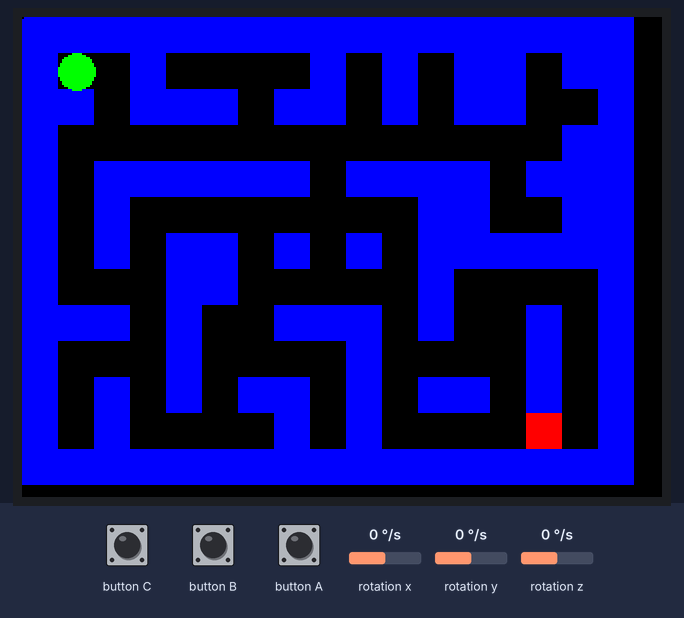
The sketch below on a simulated ESP32. On the bench: 320×240 colour display. The inputs (shaded band) are chosen by the test bench; at power-on: rotation y 0 °/s, rotation x 0 °/s, rotation z 0 °/s. WiFi joins after 1.5 s; servers stay silent unless stated; what the sketch prints to the serial monitor is not drawn.

Above: at 3.5 s.
3.6 s: rotation y set to 100 °/s
At 5.1 s:
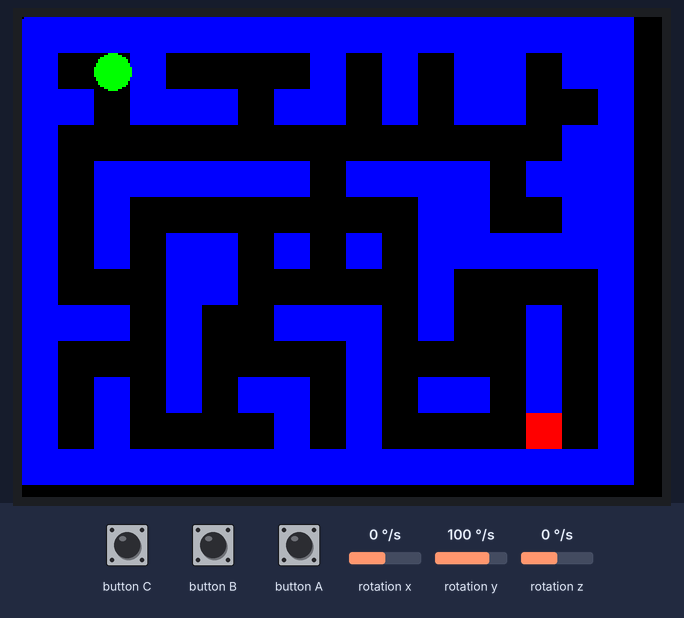
5.4 s: rotation x set to 100 °/s
At 6.0 s:
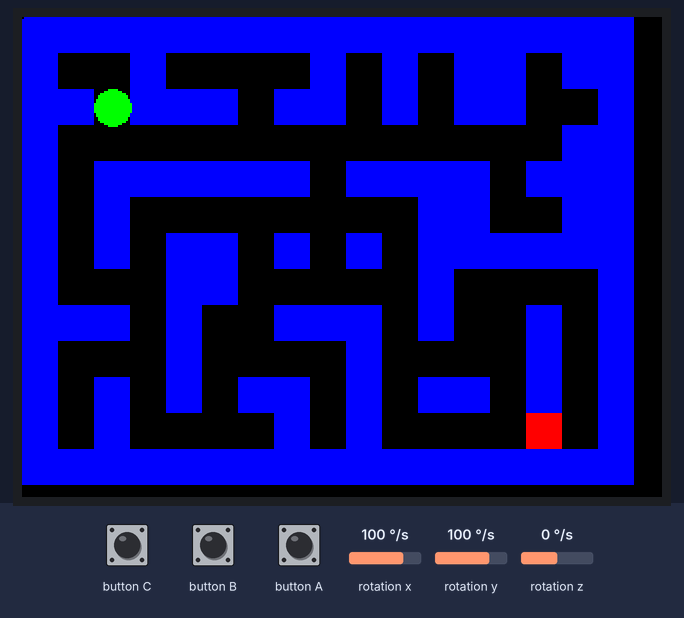
7.0 s: rotation x set to -192 °/s
At 9.9 s:
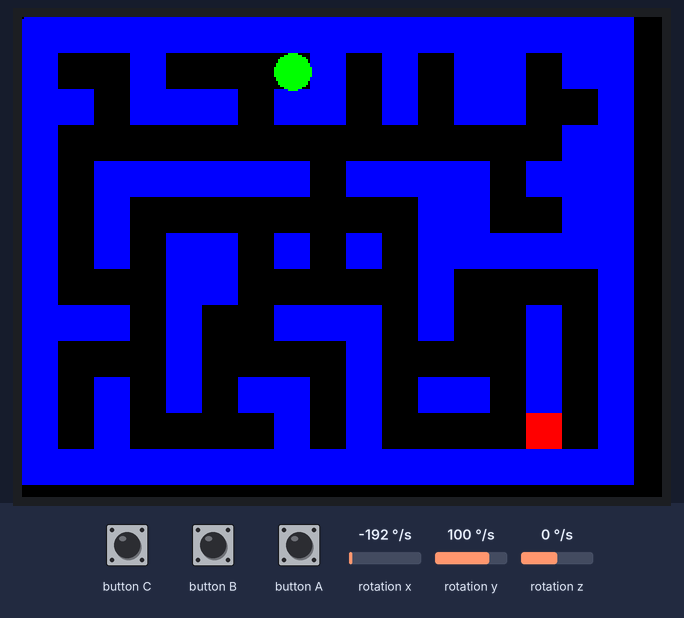
10.1 s: rotation y set to -192 °/s
At 13.9 s:
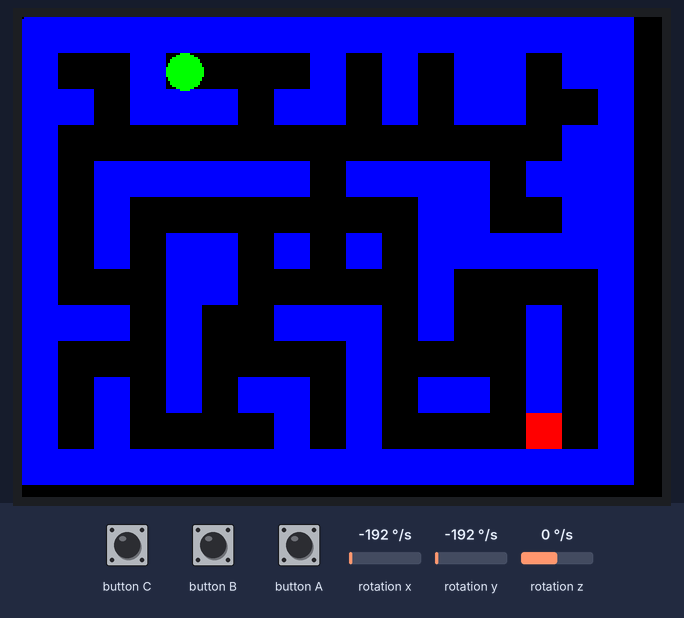
Timing chart, 0 to 14.2 s (numbered marks = the images above; inputs shaded):
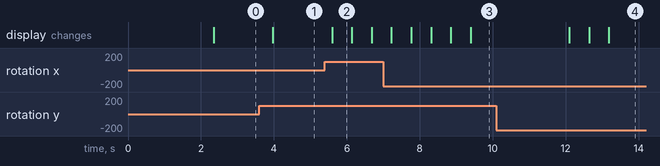

Measured:
- after the input at 3.6 s, the display: changes after 0.37 s (image 1)
- after the input at 5.4 s, the display: changes after 0.20 s (image 2)
- after the input at 10.1 s, the display: first changes after 2.0 s (image 4 shows a later state)
- what the display in image 2 shows lasts 0.5 s, from 5.6 s to 6.1 s

The sketch:

namning_full.ino
```cpp
#include <WiFi.h>
#include <ESPAsyncWebServer.h>
#include <ArduinoJson.h>
#include <M5Stack.h>
#include <HTTPClient.h>
const int mazeWidth = 17;
const int mazeHeight = 13;
const char* ssid = "Kid";
const char* password = "123456789";
int playerX = 1;
int playerY = 1;
float smoothedGyroX = 0.0;
float smoothedGyroY = 0.0;
const float smoothingFactor = 0.9; // Adjust this value for desired smoothing
IPAddress local_IP(192, 168, 4,2);
// Set your Gateway IP address
IPAddress gateway(192, 168, 1,1);

IPAddress subnet(255, 255, 0, 0);
AsyncWebServer server(80);
struct Data {
  int radius;
  float BallpositionX;
  float BallpositionY;
  int ballcoloR;
  bool foundgoal;
  int mapindex;
};
Data sendData;
Data sendData2;
struct Data getsData = {9, 0.0, 0.0, TFT_GREEN, false};
int maze[3][mazeHeight][mazeWidth] = {{
    {1, 1, 1, 1, 1, 1, 1, 1, 1, 1, 1, 1, 1, 1, 1, 1, 1},
    {1, 0, 0, 1, 0, 0, 0, 0, 1, 0, 1, 0, 1, 1, 0, 1, 1},
    {1, 1, 0, 1, 1, 1, 0, 1, 1, 0, 1, 0, 1, 1, 0, 0, 1},
    {1, 0, 0, 0, 0, 0, 0, 0, 0, 0, 0, 0, 0, 0, 0, 1, 1},
    {1, 0, 1, 1, 1, 1, 1, 1, 0, 1, 1, 1, 1, 0, 1, 1, 1},
    {1, 0, 1, 0, 0, 0, 0, 0, 0, 0, 0, 1, 1, 0, 0, 1, 1},
    {1, 0, 1, 0, 1, 1, 0, 1, 0, 1, 0, 1, 1, 1, 1, 1, 1},
    {1, 0, 0, 0, 1, 1, 0, 0, 0, 0, 0, 1, 0, 0, 0, 0, 1},
    {1, 1, 1, 0, 1, 0, 0, 1, 1, 1, 0, 1, 0, 0, 1, 0, 1},
    {1, 0, 0, 0, 1, 0, 0, 0, 0, 1, 0, 0, 0, 0, 1, 0, 1},
    {1, 0, 1, 0, 1, 0, 1, 1, 0, 1, 0, 1, 1, 0, 1, 0, 1},
    {1, 0, 1, 0, 0, 0, 0, 1, 0, 1, 0, 0, 0, 0, 2, 0, 1},
    {1, 1, 1, 1, 1, 1, 1, 1, 1, 1, 1, 1, 1, 1, 1, 1, 1}
},
    {{1, 1, 1, 1, 1, 1, 1, 1, 1, 1, 1, 1, 1, 1, 1, 1, 1},
    {1, 1, 2, 0, 0, 0, 0, 0, 0, 1, 0, 1, 0, 0, 0, 0, 1},
    {1, 0, 0, 1, 0, 1, 1, 0, 0, 1, 0, 1, 0, 1, 0, 0, 1},
    {1, 0, 0, 1, 0, 0, 1, 0, 0, 1, 0, 1, 0, 1, 0, 0, 1},
    {1, 1, 1, 1, 0, 0, 1, 0, 0, 1, 1, 1, 0, 1, 0, 0, 1},
    {1, 0, 0, 1, 0, 0, 1, 1, 0, 0, 0, 0, 0, 1, 1, 0, 1},
    {1, 0, 1, 1, 1, 0, 0, 1, 0, 0, 0, 1, 1, 0, 1, 0, 1},
    {1, 0, 0, 0, 1, 0, 0, 1, 1, 1, 1, 1, 0, 0, 1, 0, 1},
    {1, 0, 0, 0, 1, 0, 1, 1, 1, 0, 0, 0, 0, 0, 1, 0, 1},
    {1, 0, 0, 0, 1, 0, 0, 0, 0, 0, 0, 1, 0, 0, 1, 0, 1},
    {1, 0, 1, 1, 1, 0, 0, 0, 0, 0, 0, 0, 0, 0, 1, 0, 1},
    {1, 0, 0, 0, 0, 1, 1, 1, 1, 1, 1, 1, 1, 0, 0, 0, 1},
    {1, 1, 1, 1, 1, 1, 1, 1, 1, 1, 1, 1, 1, 1, 1, 1, 1}
},
    {{1, 1, 1, 1, 1, 1, 1, 1, 1, 1, 1, 1, 1, 1, 1, 1, 1},
    {1, 0, 0, 1, 1, 1, 0, 0, 0, 0, 0, 0, 0, 0, 1, 0, 1},
    {1, 0, 0, 0, 0, 0, 1, 1, 1, 1, 1, 0, 0, 0, 1, 1, 1},
    {1, 0, 1, 1, 1, 0, 1, 0, 0, 0, 1, 0, 0, 0, 1, 0, 1},
    {1, 0, 1, 0, 1, 0, 1, 0, 0, 0, 0, 0, 1, 0, 0, 0, 1},
    {1, 0, 0, 0, 1, 0, 1, 1, 1, 1, 1, 0, 1, 1, 1, 1, 1},
    {1, 0, 1, 0, 1, 1, 1, 1, 0, 0, 1, 0, 1, 2, 0, 1, 1},
    {1, 0, 1, 0, 0, 0, 0, 0, 0, 0, 1, 0, 1, 1, 0, 1, 1},
    {1, 1, 1, 1, 0, 0, 1, 0, 1, 0, 1, 0, 0, 1, 0, 1, 1},
    {1, 0, 0, 0, 0, 0, 1, 0, 1, 0, 0, 1, 0, 1, 0, 0, 1},
    {1, 1, 1, 1, 0, 1, 1, 0, 1, 1, 0, 0, 0, 1, 0, 0, 1},
    {1, 0, 1, 0, 0, 0, 0, 0, 0, 1, 0, 1, 0, 0, 0, 0, 1},
    {1, 1, 1, 1, 1, 1, 1, 1, 1, 1, 1, 1, 1, 1, 1, 1, 1}
  }
};

void change_map()
{
  M5.Lcd.fillScreen(TFT_BLACK);
  M5.Lcd.fillCircle(getsData.BallpositionX, getsData.BallpositionY, getsData.radius,TFT_BLACK);
  getsData.BallpositionX = 0;
  getsData.BallpositionY = 0;
  M5.Lcd.fillCircle(getsData.BallpositionX, getsData.BallpositionY, getsData.radius,getsData.ballcoloR);
  getsData.mapindex  += 1;
  getsData.foundgoal = false;
}
void setup() {
  M5.begin();
  M5.Lcd.begin();
  M5.IMU.Init();
      WiFi.begin(ssid,password);
    while (WiFi.status() != WL_CONNECTED) {
    delay(1000);
    Serial.println("Connecting to WiFi...");
  }

  Serial.println("Connected to WiFi");
  Serial.println(WiFi.localIP());
  // Route for getting sensor data
  server.on("/namning", HTTP_GET, [](AsyncWebServerRequest *request){

    // Create a JSON object and populate it with the data
    StaticJsonDocument<200> jsonDoc;
    jsonDoc["radius"] = getsData.radius;
    jsonDoc["BallpositionX"] = getsData.BallpositionX;
    jsonDoc["BallpositionY"] = getsData.BallpositionY;
    jsonDoc["ballcoloR"] = getsData.ballcoloR;
    jsonDoc["foundgoal"] = getsData.foundgoal;
    jsonDoc["mapindex"] = getsData.mapindex;
    // Serialize the JSON data into a string
    String jsonString;
    serializeJson(jsonDoc, jsonString);

    request->send(200, "application/json", jsonString);
  });


  // Start the server
  server.begin();
}

void drawPlayer() {
  int playerRadius = 9;
  int playerCenterX = playerX * 18 + 9;
  int playerCenterY = playerY * 18 + 9;
  getsData.radius =9;
  getsData.BallpositionX = (float)playerCenterX;
  getsData.BallpositionY = (float)playerCenterY;
  getsData.ballcoloR = TFT_GREEN;
  M5.Lcd.fillCircle(getsData.BallpositionX, getsData.BallpositionY, getsData.radius,getsData.ballcoloR);
}

void drawMaze() {
    for (int y = 0; y < mazeHeight; y++) {
     for (int x = 0; x < mazeWidth; x++) {
      if (maze[getsData.mapindex %3][y][x] == 1) {
        M5.Lcd.fillRect(x * 18, y * 18, 18, 18, TFT_BLUE);
      } else if (maze[getsData.mapindex%3][y][x] == 2) { // Check for the end point (2)
        M5.Lcd.fillRect(x * 18, y * 18, 18, 18, TFT_RED);
      }
    }
  }
}

void updatePlayerPosition() {
  // Read the gyroscope values
  float gyroX, gyroY, gyroZ;
  M5.IMU.getGyroData(&gyroX, &gyroY, &gyroZ);
  // Apply smoothing to gyro inputs
  smoothedGyroX = smoothingFactor * smoothedGyroX + (1.0 - smoothingFactor) * gyroY;
  smoothedGyroY = smoothingFactor * smoothedGyroY + (1.0 - smoothingFactor) * gyroX;
  int playerRadius = 9;
  int playerCenterX = playerX * 18 + 9;
  int playerCenterY = playerY * 18 + 9;
  if (getsData.foundgoal && sendData.foundgoal && sendData2.foundgoal)
     change_map();
  M5.Lcd.fillCircle(getsData.BallpositionX, getsData.BallpositionY, getsData.radius,TFT_BLACK);
  // Adjust player's position based on smoothed gyro values
  if (smoothedGyroX > 2.0 && !getsData.foundgoal) { // Move right
    if (maze[getsData.mapindex%3][playerY][playerX + 1] != 1) {
      if(maze[getsData.mapindex%3][playerY][playerX + 1] == 2)
        getsData.foundgoal = true;

      playerX++;
    }
  } else if (smoothedGyroX < -2.0 && !getsData.foundgoal) { // Move left
    if (maze[getsData.mapindex%3][playerY][playerX - 1] != 1) {
      if(maze[getsData.mapindex%3][playerY][playerX - 1] == 2)
        getsData.foundgoal = true;
      playerX--;
    }
  }
  if (smoothedGyroY > 2.0 && !getsData.foundgoal) { // Move down
    if (maze[getsData.mapindex%3][playerY + 1][playerX] != 1) {
       if(maze[getsData.mapindex%3][playerY + 1][playerX] == 2)
          getsData.foundgoal = true;
      playerY++;
    }
  } else if (smoothedGyroY < -2.0 && !getsData.foundgoal) { // Move up
    if (maze[getsData.mapindex%3][playerY - 1][playerX] != 1) {
      if(maze[getsData.mapindex%3][playerY - 1][playerX] == 2)
        getsData.foundgoal = true;
      playerY--;
    }
  }
}

void loop() {
  M5.update();
  updatePlayerPosition();
  drawMaze();
  drawPlayer();
   HTTPClient http;
  M5.Lcd.fillCircle(sendData.BallpositionX,sendData.BallpositionY,sendData.radius,TFT_BLACK);
  M5.Lcd.fillCircle(sendData2.BallpositionX,sendData2.BallpositionY,sendData2.radius,TFT_BLACK);
    // Send an HTTP GET request to the transmitter's IP address to retrieve data
    http.begin("http://192.168.4.1/kid"); // Use the IP address of the transmitter (AP)

    int httpResponseCode = http.GET();

    if (httpResponseCode == 200) {
      String payload = http.getString();

      // Deserialize the JSON data back into a struct
      StaticJsonDocument<200> jsonDoc;
      deserializeJson(jsonDoc, payload);

       sendData.radius = jsonDoc["radius"];
       sendData.BallpositionX = jsonDoc["BallpositionX"];
       sendData.BallpositionY = jsonDoc["BallpositionY"];
       sendData.ballcoloR = jsonDoc["ballcoloR"];
       sendData.foundgoal = jsonDoc["foundgoal"];
       sendData.mapindex = jsonDoc["mapindex"];
    }


    // Send an HTTP GET request to the transmitter's IP address to retrieve data
    http.begin("http://192.168.4.3/nin"); // Use the IP address of the transmitter (AP)

     httpResponseCode = http.GET();

    if (httpResponseCode == 200) {
      String payload = http.getString();

      // Deserialize the JSON data back into a struct
      StaticJsonDocument<200> jsonDoc;
      deserializeJson(jsonDoc, payload);

       sendData2.radius = jsonDoc["radius"];
       sendData2.BallpositionX = jsonDoc["BallpositionX"];
       sendData2.BallpositionY = jsonDoc["BallpositionY"];
       sendData2.ballcoloR = jsonDoc["ballcoloR"];
       sendData2.foundgoal = jsonDoc["foundgoal"];
       sendData2.mapindex = jsonDoc["mapindex"];
    }
    http.end();
  M5.Lcd.fillCircle(sendData.BallpositionX,sendData.BallpositionY,sendData.radius,sendData.ballcoloR);
  M5.Lcd.fillCircle(sendData2.BallpositionX,sendData2.BallpositionY,sendData2.radius,sendData2.ballcoloR);
  if (getsData.mapindex != sendData.mapindex || getsData.mapindex != sendData2.mapindex)
    {
      M5.Lcd.fillScreen(TFT_BLACK);
      getsData.foundgoal = false;
      getsData.mapindex = max(getsData.mapindex,sendData.mapindex);
      getsData.mapindex = max(getsData.mapindex,sendData2.mapindex);
    }
  delay(100); // Adjust this delay to control the ball's speed
}
```
